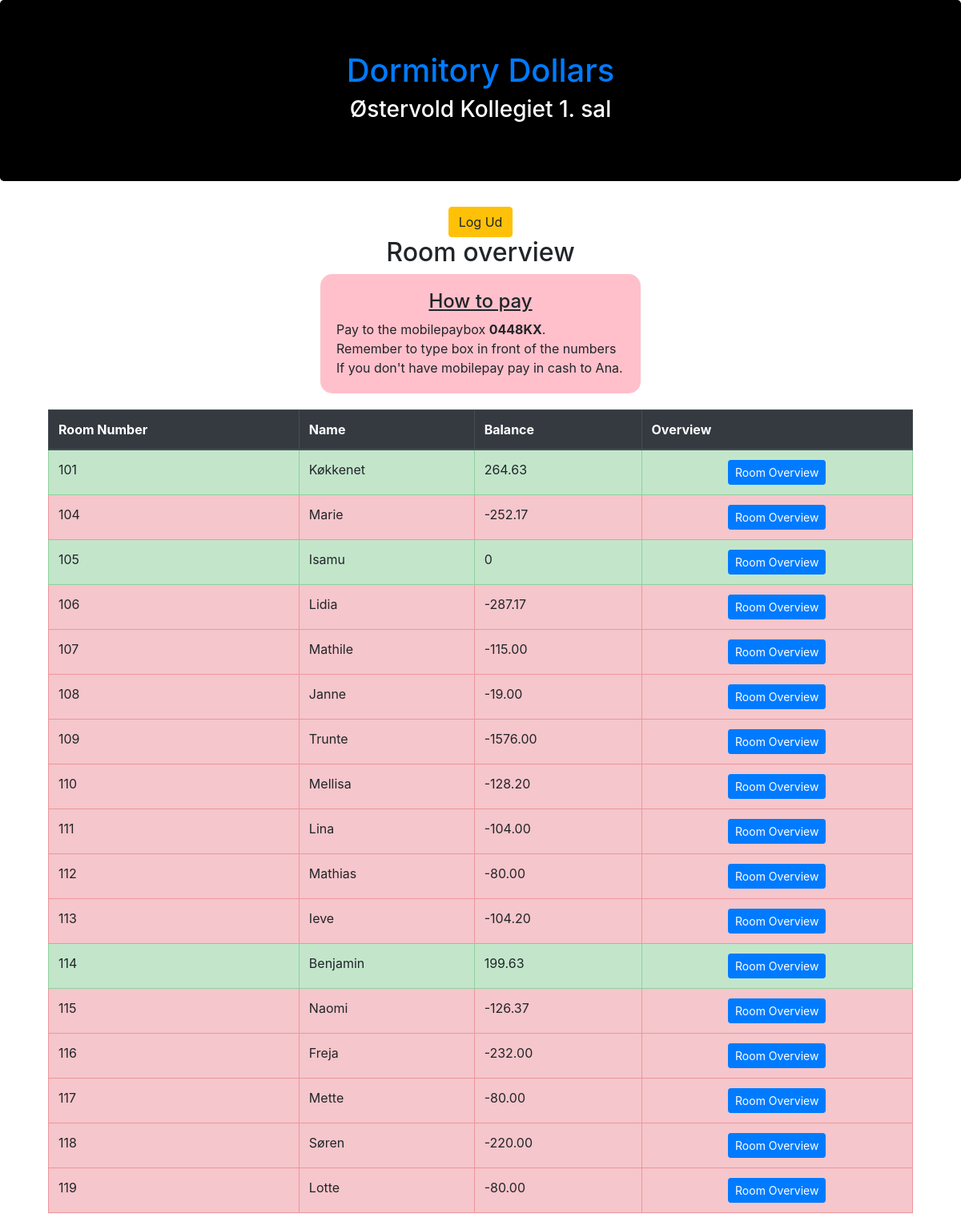
The app's page / (signed in) with its own data.
### cashier/models/room.py (models this page shows, shortened)
class Room(models.Model):
    class Meta:
        app_label = 'cashier'
    roomNr = models.IntegerField(primary_key=True)
    name = models.CharField('Name', max_length=200)
    nickName = models.CharField('Nickname', max_length=200, blank=True)
    tlfNumber = models.IntegerField('Phone Number', blank=True, null=True)
    accountNr = models.CharField('Konto-nr', blank=True, max_length=20)
    hasMobilePay = models.BooleanField('MobilePay', default=False)
    mail = models.EmailField('Email', blank=True, null=True)
    emergencyName = models.CharField(
        'Emergency Name', max_length=200, blank=True
    )
    emergencyRel = models.CharField(
        'Emergency relationship type', max_length=200, blank=True
    )
    emergencyTlfNumber = models.CharField(
        'Emergency phone',max_length=50, blank=True, null=True
    )
    def __iter__(self):
        yield 'balance', self.get_balance()
        yield 'roomNr', self.roomNr
        yield 'name', self.name
    def get_balance(self):
        trans = Transaction.objects.filter(room=self)
        balance = 0
        for entry in trans:
            if entry.archived:
                continue
            transType = entry.typeOfTransaction
            if transType == 'expense' or transType == 'pay':
                balance += entry.amount
            else:
                balance -= entry.amount
        return balance

### cashier/views.py (the view)
# urls.py: url(r"^$", all_rooms_overview, name="AllRooms"),
@login_required
def all_rooms_overview(request):
    rooms = Room.objects.all().order_by("roomNr")
    rooms = map(dict, rooms)
    return render(request, "cashier/AllRoomsOverView.html", {"data": rooms})

### cashier/templates/cashier/AllRoomsOverView.html (shortened to what this page needs)
{% extends 'cashier/base.html' %} {% block content %}
<div class="container">
  <div style="margin:auto" class="text-center">
    <a href="accounts/logout" style="margin:auto" class="btn btn-warning"
      >Log Ud</a
    >
  </div>
  <h2 style="text-align:center;">Room overview</h2>
  <div
    style="
      background-color: pink;
      border-radius: 15px;
      margin:auto;
      width:400px;
      padding:20px;
      margin-bottom: 20px;
    "
  >
    <h4 style="text-decoration:underline; text-align:center">How to pay</h4>
    Pay to the mobilepaybox <strong>0448KX</strong>. <br />
    Remember to type box in front of the numbers <br />
    If you don't have mobilepay pay in cash to Ana.
  </div>
  <table class="table table-bordered table-hover">
    <thead class="thead-dark">
      <tr>
        <th>Room Number</th>
        <th>Name</th>
        <th>Balance</th>
        <th>Overview</th>
      </tr>
    </thead>
    <tbody>
      {% for room in data %} {% if room.balance < 0 %}
      <tr class="table-danger">
        {% else %}
      <tr class="table-success">
        {% endif %}
        <td>{{room.roomNr}}</td>
        <td>{{room.name}}</td>
        <td>{{room.balance}}</td>
        <td class="text-center">
          <a href="{% url 'Room' room.roomNr %}" class="btn btn-primary btn-sm"
            >Room Overview</a
          >
        </td>
      </tr>
      {% endfor %}
    </tbody>
  </table>
</div>
{% endblock %}

### cashier/templates/cashier/base.html (shortened to what this page needs)
<!DOCTYPE html>
<html lang="da">
  <head>
    {% load static %}
    <link
      rel="stylesheet"
      href="https://stackpath.bootstrapcdn.com/bootstrap/4.3.1/css/bootstrap.min.css"
    />
  </head>
  <body>
    <div class="jumbotron" id="overskrift">
      <h1><a href="{% url 'AllRooms' %}">Dormitory Dollars</a></h1>
      <h3>Østervold Kollegiet 1. sal</h3>
    </div>
    <div class="container">{% block content %} {% endblock %}</div>
  </body>
</html>

### cashier/templates/cashier/base.html (style rules this page uses)
#overskrift { text-align: center; color: white; background-color: black; }

### records on screen
Room: name "Køkkenet"
Room: name "Marie"
Room: name "Isamu"
Room: name "Lidia"
Room: name "Mathile"
Room: name "Janne"
Room: name "Trunte"
Room: name "Mellisa"
Room: name "Lina"
Room: name "Mathias"
Room: name "Ieve"
Room: name "Benjamin"
Room: name "Naomi"
Room: name "Freja"
Room: name "Mette"
Room: name "Søren"
Room: name "Lotte"

### other values on screen
{{ room.roomNr }} "101" "104" "105" "106" "107" "108" "109" "110" "111" "112" "113" "114" "115" "116" "117" "118" "119"
{{ room.balance }} "264.63" "-252.17" "0" "-287.17" "-115.00" "-19.00" "-1576.00" "-128.20" "-104.00" "-80.00" "-104.20" "199.63" "-126.37" "-232.00" "-80.00" "-220.00" "-80.00"
